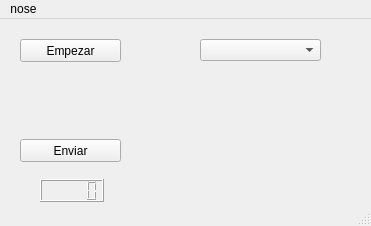
<?xml version="1.0" encoding="UTF-8"?>
<ui version="4.0">
 <class>MainWindow</class>
 <widget class="QMainWindow" name="MainWindow">
  <property name="geometry">
   <rect>
    <x>0</x>
    <y>0</y>
    <width>371</width>
    <height>226</height>
   </rect>
  </property>
  <property name="windowTitle">
   <string>Spell Guesser 0.1</string>
  </property>
  <property name="windowIcon">
   <iconset>
    <normaloff>icono.png</normaloff>icono.png</iconset>
  </property>
  <widget class="QWidget" name="centralwidget">
   <widget class="QLCDNumber" name="cajaContador">
    <property name="geometry">
     <rect>
      <x>40</x>
      <y>160</y>
      <width>64</width>
      <height>23</height>
     </rect>
    </property>
    <property name="cursor">
     <cursorShape>ClosedHandCursor</cursorShape>
    </property>
    <property name="mouseTracking">
     <bool>false</bool>
    </property>
    <property name="digitCount">
     <number>5</number>
    </property>
    <property name="intValue" stdset="0">
     <number>0</number>
    </property>
   </widget>
   <widget class="QLabel" name="etiquetaImagen">
    <property name="geometry">
     <rect>
      <x>40</x>
      <y>50</y>
      <width>61</width>
      <height>61</height>
     </rect>
    </property>
    <property name="text">
     <string/>
    </property>
    <property name="scaledContents">
     <bool>true</bool>
    </property>
   </widget>
   <widget class="QPushButton" name="botonActualizarImagen">
    <property name="geometry">
     <rect>
      <x>20</x>
      <y>20</y>
      <width>101</width>
      <height>23</height>
     </rect>
    </property>
    <property name="text">
     <string>Empezar</string>
    </property>
   </widget>
   <widget class="QComboBox" name="cajaCampeones">
    <property name="geometry">
     <rect>
      <x>200</x>
      <y>20</y>
      <width>121</width>
      <height>22</height>
     </rect>
    </property>
   </widget>
   <widget class="QPushButton" name="botonEnviar">
    <property name="geometry">
     <rect>
      <x>20</x>
      <y>120</y>
      <width>101</width>
      <height>23</height>
     </rect>
    </property>
    <property name="text">
     <string>Enviar</string>
    </property>
   </widget>
  </widget>
  <widget class="QMenuBar" name="menubar">
   <property name="geometry">
    <rect>
     <x>0</x>
     <y>0</y>
     <width>371</width>
     <height>21</height>
    </rect>
   </property>
   <widget class="QMenu" name="menunose">
    <property name="title">
     <string>nose</string>
    </property>
    <addaction name="actionasdf"/>
   </widget>
   <addaction name="menunose"/>
  </widget>
  <widget class="QStatusBar" name="statusbar"/>
  <action name="actionasdf">
   <property name="text">
    <string>asdf</string>
   </property>
  </action>
 </widget>
 <resources/>
 <connections/>
</ui>
